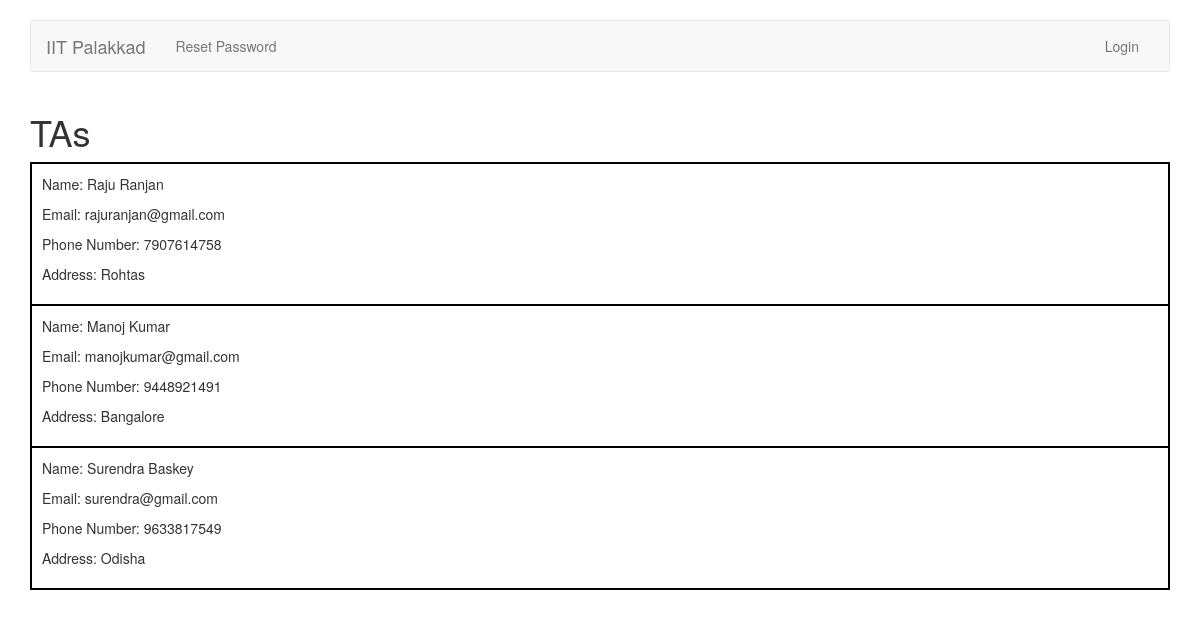
Page /accounts/display/tas/ on the earlier database version.
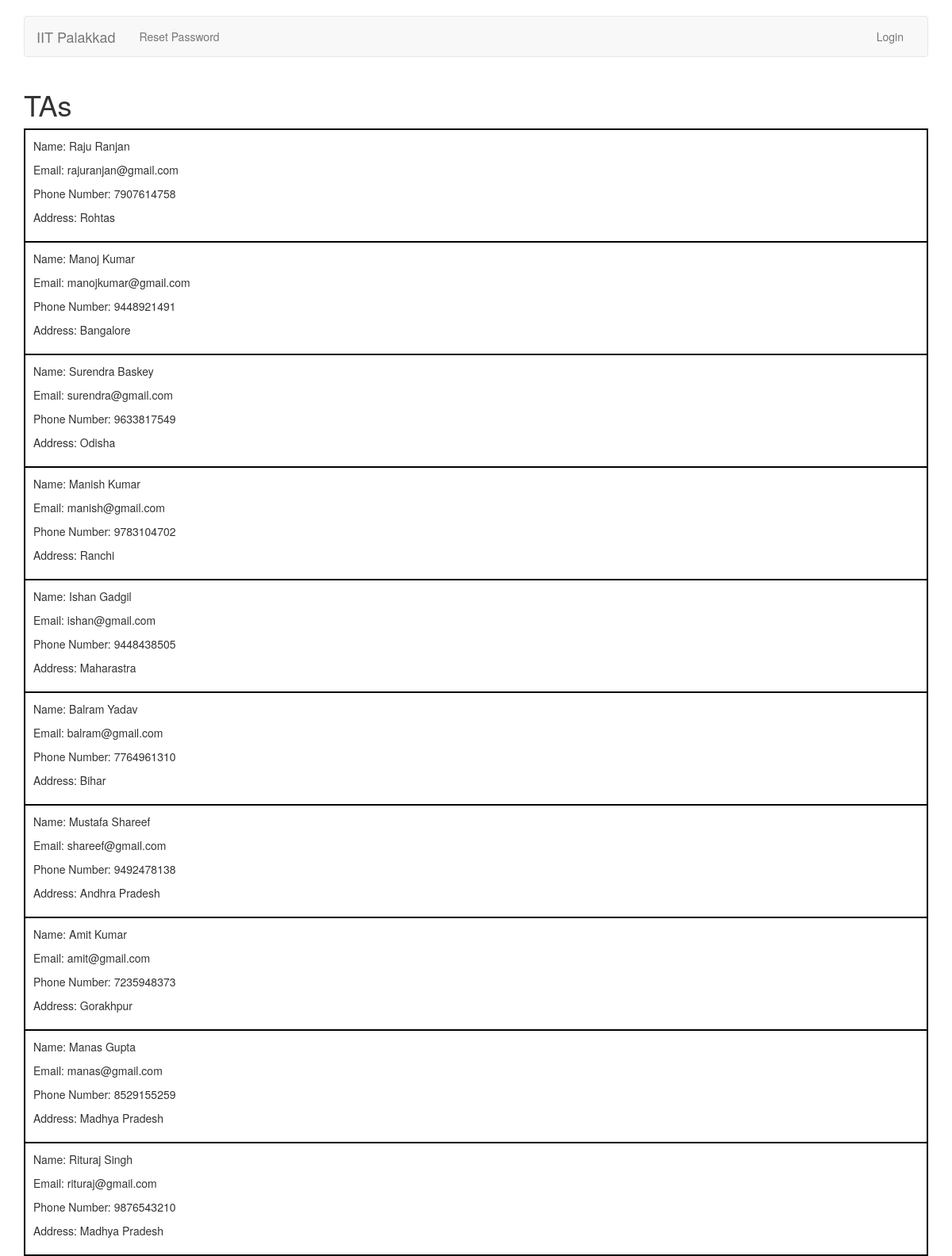
Same page on the later database version.
### accounts/models.py (models this page shows)
class TAProfile(models.Model):
	user = models.OneToOneField(User, unique=True, on_delete=models.CASCADE, null=True, related_name='ta_profile')
	phone_number = models.CharField(max_length=10)
	address = models.CharField(max_length=100)
	def __str__(self):
		return self.user.first_name + " " + self.user.last_name

class User(AbstractUser):
    	TA = 1
    	TEACHER = 2
    	ADMIN = 3
    	ROLE_CHOICES = (
        	(TA, 'TA'),
        	(TEACHER, 'Teacher'),
        	(ADMIN, 'Admin'),
    	)
	role = models.PositiveSmallIntegerField(choices=ROLE_CHOICES, null=True, blank=True)

### accounts/views.py (the view)
def display_tas(request):
	tas = TAProfile.objects.all()
	args = { 'tas': tas }
	return render(request, 'accounts/display_tas.html', args)

### accounts/templates/accounts/display_tas.html (shortened to what this page needs)
{% extends 'base.html' %}
{% block body %}
	<div class="container">
	<h1>TAs</h1>
	<table style="border: 1px solid black; width:100%">
	{% for ta in tas %}
	<tr>
	<td style="border: 2px solid black; padding:10px">
		<p>Name: {{ ta.user.first_name }} {{ ta.user.last_name }}</p>
		<p>Email: {{ ta.user.email }}</p>
		<p>Phone Number: {{ ta.phone_number }}</p>
		<p>Address: {{ ta.address }}</p>
	</td>
	</tr>
	{% endfor %}
	</table>
	</div>
{% endblock %}

Differences in the rows shown:
added TAProfile: user.first_name "Manish", user.last_name "Kumar", user.email "manish@gmail.com", phone_number "9783104702", address "Ranchi"
added TAProfile: user.first_name "Ishan", user.last_name "Gadgil", user.email "ishan@gmail.com", phone_number "9448438505", address "Maharastra"
added TAProfile: user.first_name "Balram", user.last_name "Yadav", user.email "balram@gmail.com", phone_number "7764961310", address "Bihar"
added TAProfile: user.first_name "Mustafa", user.last_name "Shareef", user.email "shareef@gmail.com", phone_number "9492478138", address "Andhra Pradesh"
added TAProfile: user.first_name "Amit", user.last_name "Kumar", user.email "amit@gmail.com", phone_number "7235948373", address "Gorakhpur"
added TAProfile: user.first_name "Manas", user.last_name "Gupta", user.email "manas@gmail.com", phone_number "8529155259", address "Madhya Pradesh"
added TAProfile: user.first_name "Rituraj", user.last_name "Singh", user.email "rituraj@gmail.com", phone_number "9876543210", address "Madhya Pradesh"
